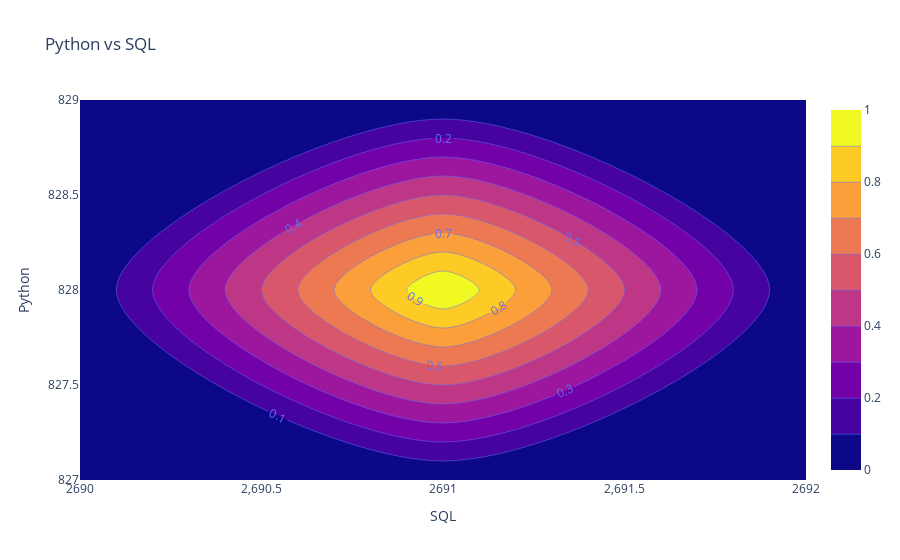

The notebook cell saved with this chart:
### Code cell
python_vs_sql = px.density_contour(data_frame=technologies_df,
                        x='SQL', y='Python',
                        title='Python vs SQL')
python_vs_sql.update_traces(contours_coloring="fill", contours_showlabels = True)
python_vs_sql.show()

### Figure 1 — Plotly figure (JSON) as saved in the notebook; plotly's stock layout.template omitted (floating-point values rounded to 4 significant figures)
{"data": [{"contours": {"coloring": "fill", "showlabels": true}, "hovertemplate": "SQL=%{x}<br>Python=%{y}<br>count=%{z}<extra></extra>", "legendgroup": "", "line": {"color": "#636efa"}, "name": "", "showlegend": false, "type": "histogram2dcontour", "x": [2691], "xaxis": "x", "xbingroup": "x", "y": [828], "yaxis": "y", "ybingroup": "y"}], "layout": {"legend": {"tracegroupgap": 0}, "title": {"text": "Python vs SQL"}, "xaxis": {"anchor": "y", "domain": [0, 1], "title": {"text": "SQL"}}, "yaxis": {"anchor": "x", "domain": [0, 1], "title": {"text": "Python"}}}}
